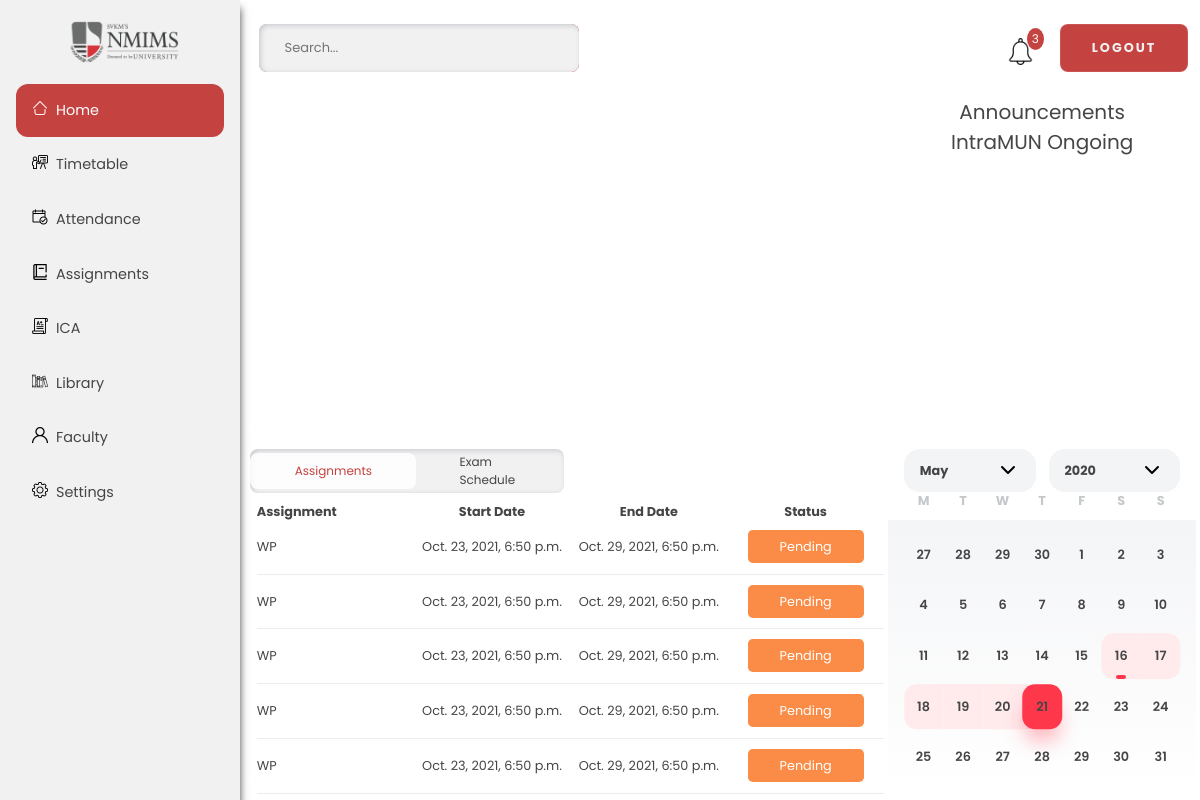
Screenshot of /dashboard/ (signed in) with the database file from the repository.
### dashboard/models.py (models this page shows, shortened)
class Announcements(models.Model):
    announcement_name = models.TextField(null=True, default="Announcement")
    class Meta:
        verbose_name_plural = "Announcement"

class Assignments(models.Model):
    branch_id = models.ForeignKey(
        Branch, to_field='branch_id', on_delete=models.CASCADE, default=uuid.uuid4)
    subject_id = models.ForeignKey(Subject, on_delete=models.CASCADE)
    assignment_name = models.TextField(default="Assignment")
    created = models.DateTimeField(auto_now_add=True)
    status = models.CharField(max_length=10, default="Pending")
    submission_date = models.DateTimeField(null=True)
    class Meta:
        verbose_name_plural = "Assignments"

class Subject(models.Model):
    subject_name = models.TextField(null=True, unique=True)
    subject_id = models.UUIDField(
        default=uuid.uuid4, unique=True, primary_key=True, editable=False)
    class Meta:
        verbose_name_plural = "Subjects"

### dashboard/views.py (the view)
# urls.py: path( '', views.dashboard, name='dashboard'),
@login_required(login_url='login')
def dashboard(request):
    return render(request, 'dashboard/dashboard.html', context)

### dashboard/templates/dashboard/dashboard.html (shortened to what this page needs)
{% extends 'dashboard/base.html' %}
{% block content %}
<div class="grid-container">
    <div class="grid-item one">
    </div>
    <div class="grid-item two">
        <div id="donutchart" style="height: 100%; width: 100%;" ></div>
    </div>
    <div class="grid-item announcement">
        <div class="title">
            Announcements
        </div>
        <div class="ann">
            <div class="text">
                {% for items in announcementname %}
                {{items.announcement_name}}
                {% endfor %%}
            </div>
        </div>
    </div>
    <div class="grid-item big">
        <div class="header">
            <a class="on" href="#" class="btn assign">Assignments</a>
            <a href="#" class="btn exam">Exam Schedule</a>
        </div>
        <table class="GridTable">
            <thead>
                <tr>
                    <th>Assignment</th>
                    <th>Start Date</th>
                    <th>End Date</th>
                    <th>Status</th>
                </tr>
            </thead>
            <tbody>
            {% for items in assignmentname %}
                <tr class="border-bottom">
                    <td>{{items.subject_id.subject_name}}</td>
                    <td>{{items.created}}</td>
                    <td>{{items.submission_date}}</td>
                    {% if items.status == TRUE %}
                    <td><a class="status done" href="">Submitted</a></td>
                    {% else %}
                    <td><a class="status pending" href="">Pending</a></td>
                    {% endif%}
                </tr>
                {% endfor %}
            </tbody>
        </table>
    </div>
    <div class="grid-item cal">
        <div class="calendar">
            <div class="calendar__opts">
              <select name="calendar__month" id="calendar__month">
                <option selected>May</option>
              </select>
              <select name="calendar__year" id="calendar__year">
                <option selected>2020</option>
              </select>
            </div>
            <div class="calendar__body">
              <div class="calendar__days">
                <div>M</div>
                <div>T</div>
                <div>W</div>
                <div>T</div>
                <div>F</div>
                <div>S</div>
                <div>S</div>
              </div>
              <div class="calendar__dates">
                <div class="calendar__date calendar__date--grey"><span>27</span></div>
                <div class="calendar__date calendar__date--grey"><span>28</span></div>
                <div class="calendar__date calendar__date--grey"><span>29</span></div>
                <div class="calendar__date calendar__date--grey"><span>30</span></div>
                <div class="calendar__date"><span>1</span></div>
                <div class="calendar__date"><span>2</span></div>
                <div class="calendar__date"><span>3</span></div>
                <div class="calendar__date"><span>4</span></div>
                <div class="calendar__date"><span>5</span></div>
                <div class="calendar__date"><span>6</span></div>
                <div class="calendar__date"><span>7</span></div>
                <div class="calendar__date"><span>8</span></div>
                <div class="calendar__date"><span>9</span></div>
                <div class="calendar__date"><span>10</span></div>
                <div class="calendar__date"><span>11</span></div>
                <div class="calendar__date"><span>12</span></div>
                <div class="calendar__date"><span>13</span></div>
                <div class="calendar__date"><span>14</span></div>
                <div class="calendar__date"><span>15</span></div>
                <div class="calendar__date calendar__date--selected calendar__date--first-date calendar__date--range-start"><span>16</span></div>
                <div class="calendar__date calendar__date--selected calendar__date--last-date"><span>17</span></div>
                <div class="calendar__date calendar__date--selected calendar__date--first-date"><span>18</span></div>
                <div class="calendar__date calendar__date--selected"><span>19</span></div>
                <div class="calendar__date calendar__date--selected"><span>20</span></div>
                <div class="calendar__date calendar__date--selected calendar__date--last-date calendar__date--range-end"><span>21</span></div>
                <div class="calendar__date"><span>22</span></div>
                <div class="calendar__date"><span>23</span></div>
                <div class="calendar__date"><span>24</span></div>
                <div class="calendar__date"><span>25</span></div>
                <div class="calendar__date"><span>26</span></div>
                <div class="calendar__date"><span>27</span></div>
                <div class="calendar__date"><span>28</span></div>
                <div class="calendar__date"><span>29</span></div>
                <div class="calendar__date"><span>30</span></div>
                <div class="calendar__date"><span>31</span></div>
              </div>
            </div>
          </div>
    </div>
</div>
{% endblock content %}

### dashboard/static/base.css (style rules this page uses)
* { margin: 0; padding: 0; box-sizing: border-box; font-family: 'Poppins', sans-serif; color: #454545; }

### rows the page displays
Announcements: announcement_name "IntraMUN Ongoing"
Assignments: subject_id.subject_name "WP", created "Oct. 23, 2021, 6:50 p.m.", submission_date "Oct. 29, 2021, 6:50 p.m.", status "Pending"
Assignments: subject_id.subject_name "WP", created "Oct. 23, 2021, 6:50 p.m.", submission_date "Oct. 29, 2021, 6:50 p.m.", status "Pending"
Assignments: subject_id.subject_name "WP", created "Oct. 23, 2021, 6:50 p.m.", submission_date "Oct. 29, 2021, 6:50 p.m.", status "Pending"
Assignments: subject_id.subject_name "WP", created "Oct. 23, 2021, 6:50 p.m.", submission_date "Oct. 29, 2021, 6:50 p.m.", status "Pending"
Assignments: subject_id.subject_name "WP", created "Oct. 23, 2021, 6:50 p.m.", submission_date "Oct. 29, 2021, 6:50 p.m.", status "Pending"
